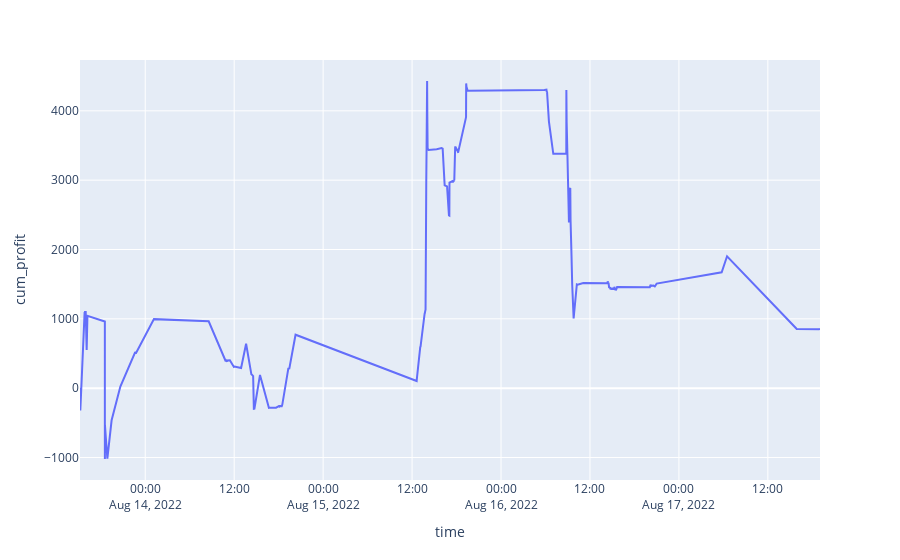

Notebook code cell kept with this figure:
### Markdown cell above
## Trades

### Code cell
import matplotlib.pyplot as plt
import plotly.express as px
# Calc profit, considering only closing trades
profit=mytrades[["qty","price"]].copy()
profit["profit"]=profit["price"].diff()*(profit["qty"]/profit["qty"])
profit = profit.iloc[1::2,:]
profit["cum_profit"] = profit["profit"].cumsum()

#
fig = px.line(profit, y="cum_profit")
fig.show()
#profit["profit"].plot()
#plt.show()

### Figure 1 — Plotly figure (JSON) as saved in the notebook; plotly's stock layout.template omitted (floating-point values rounded to 4 significant figures; data arrays with more than 128 entries replaced by an {"elided": "..."} marker saying what was removed)
{"data": [{"hovertemplate": "time=%{x}<br>cum_profit=%{y}<extra></extra>", "legendgroup": "", "line": {"color": "#636efa", "dash": "solid"}, "marker": {"symbol": "circle"}, "mode": "lines", "name": "", "orientation": "v", "showlegend": false, "type": "scatter", "x": {"elided": "250 str values"}, "xaxis": "x", "y": {"elided": "250 float values"}, "yaxis": "y"}], "layout": {"legend": {"tracegroupgap": 0}, "margin": {"t": 60}, "xaxis": {"anchor": "y", "domain": [0, 1], "title": {"text": "time"}}, "yaxis": {"anchor": "x", "domain": [0, 1], "title": {"text": "cum_profit"}}}}
